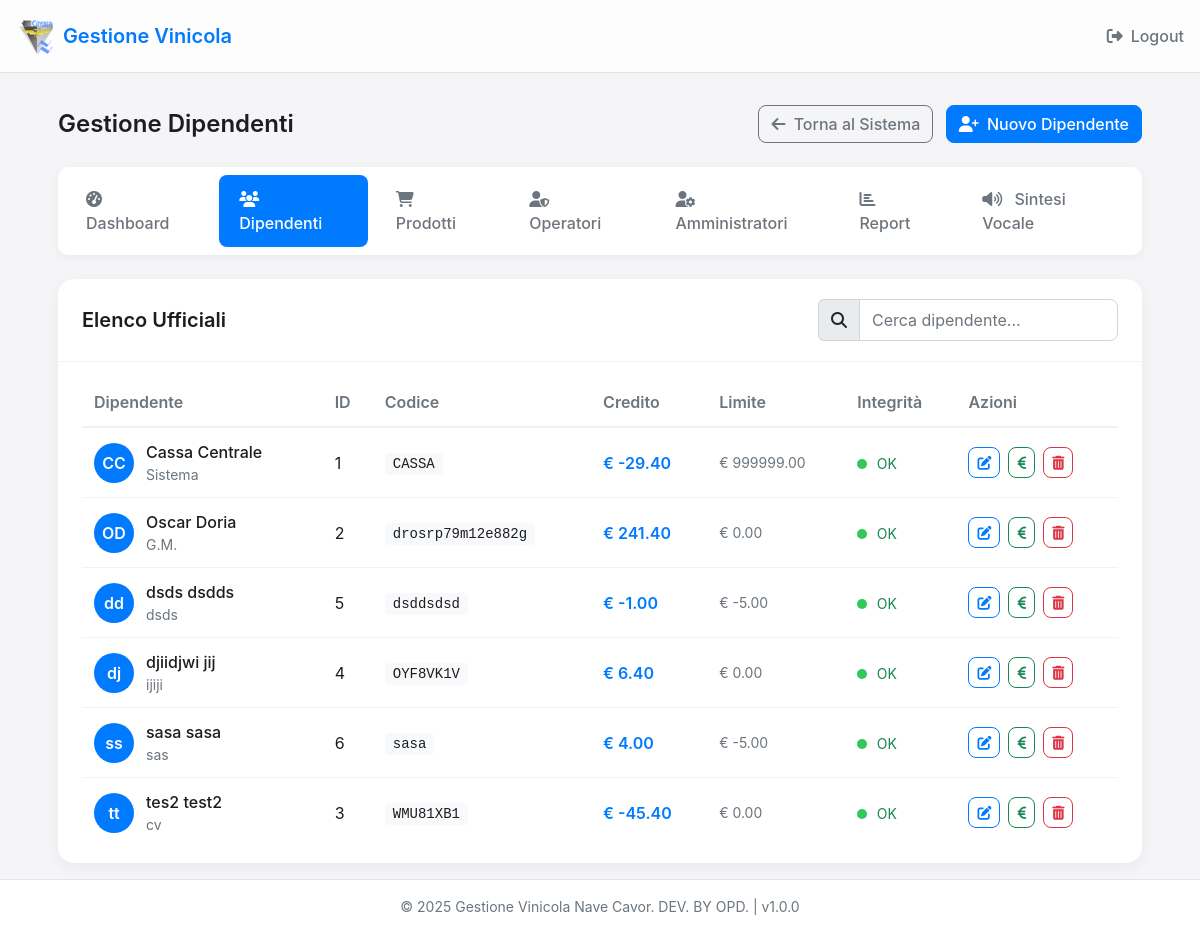
/admin/employees (signed in), run on an earlier commit of the app's database.
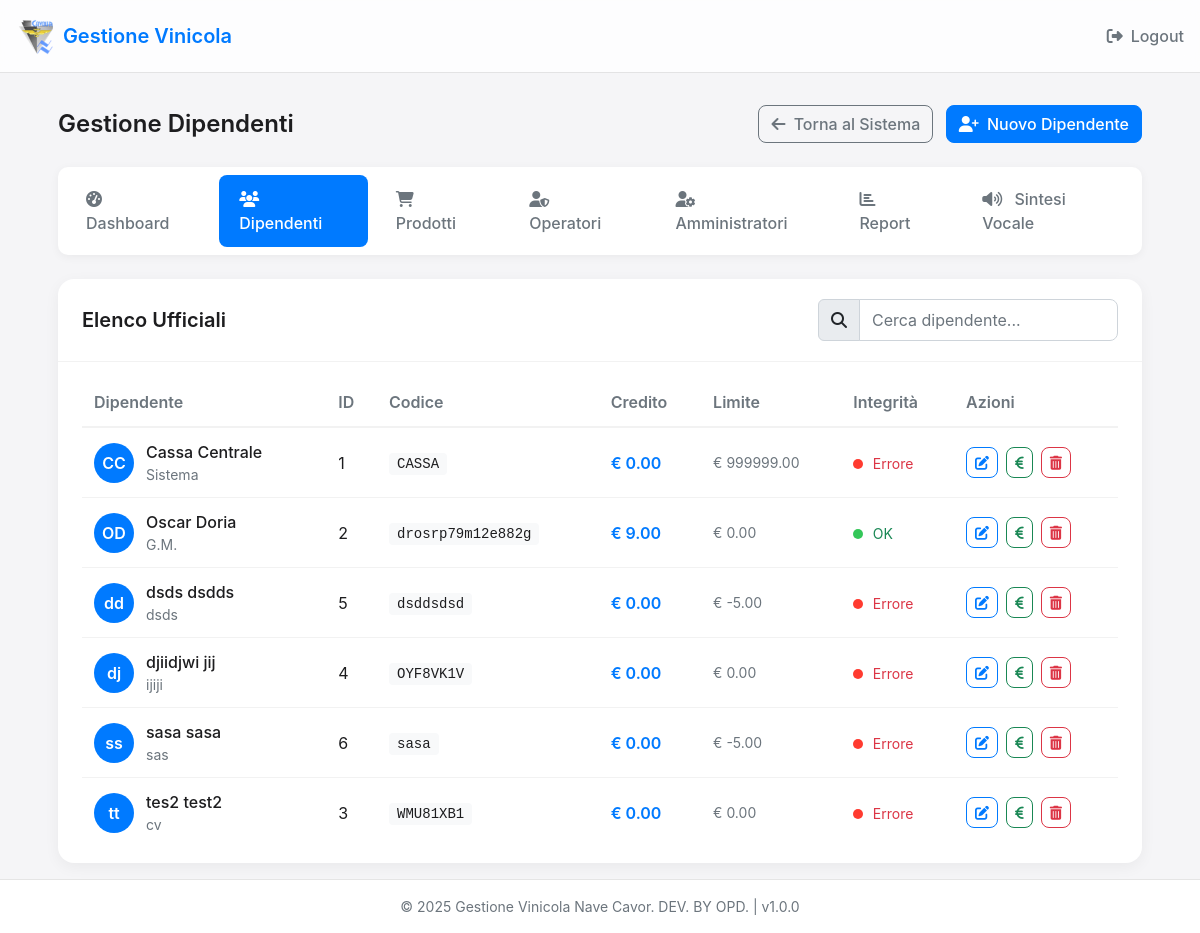
And on a later commit of the database.
### app.py (models this page shows, shortened)
class Employee(db.Model):
    id = db.Column(db.Integer, primary_key=True)
    code = db.Column(db.String(50), unique=True)  # Codice a barre della card
    first_name = db.Column(db.String(100))
    last_name = db.Column(db.String(100))
    rank = db.Column(db.String(100))
    credit = db.Column(db.Numeric(10, 2), default=0)
    credit_hash = db.Column(db.String(64))  # Hash per verificare l'integrità del credito
    credit_limit = db.Column(db.Numeric(10, 2), default=0)  # Limite di credito negativo consentito
    def verify_credit_integrity(self):
        if not self.credit_hash:  # Se non c'è hash, crealo
            self.update_credit_hash()
            db.session.commit()
            return True
        secret = app.config['SECRET_KEY']
        data = f"{self.id}:{self.credit}:{self.credit_limit}:{secret}"
        computed_hash = hashlib.sha256(data.encode()).hexdigest()
        return computed_hash == self.credit_hash

### app.py (the view)
@app.route('/admin/employees')
def admin_employees():
    if session.get('admin_logged_in') != True:
        return redirect(url_for('admin_login'))
    employees = Employee.query.order_by(Employee.last_name).all()
    return render_template('admin_employees.html', employees=employees)

### app.py (called while the page is built)
@app.context_processor
def inject_app_info():
    now = datetime.now()
    return {
        'app_name': app.config['APP_NAME'],
        'app_version': app.config['APP_VERSION'],
        'now': now
    }

### templates/admin_employees.html (shortened to what the changed rows need)
{% extends "base.html" %}
{% block content %}
<div class="admin-container">
    <div class="admin-header">
        <h1 class="admin-title">Gestione Dipendenti</h1>
    </div>
    <div class="employees-table-container">
        <div class="table-wrapper">
            <table class="employees-table">
                <thead>
                    <tr>
                        <th>Dipendente</th>
                        <th>ID</th>
                        <th>Codice</th>
                        <th>Credito</th>
                        <th>Limite</th>
                        <th>Integrità</th>
                        <th>Azioni</th>
                    </tr>
                </thead>
                <tbody>
                    {% for employee in employees %}
                    <tr>
                        <td class="employee-name-cell">
                            <div class="employee-avatar">{{ employee.first_name[0] }}{{ employee.last_name[0] }}</div>
                            <div class="employee-info">
                                <div class="employee-name">{{ employee.first_name }} {{ employee.last_name }}</div>
                                <div class="employee-rank">{{ employee.rank }}</div>
                            </div>
                        </td>
                        <td>
                            <span class="employee-id">{{ employee.id }}</span>
                        </td>
                        <td>
                            <span class="employee-code">{{ employee.code }}</span>
                        </td>
                        <td>
                            <div class="employee-credit">€ {{ "%.2f"|format(employee.credit) }}</div>
                        </td>
                        <td>
                            <div class="employee-limit">€ {{ "%.2f"|format(employee.credit_limit) }}</div>
                        </td>
                        <td>
                            <span class="integrity-indicator {% if employee.verify_credit_integrity() %}integrity-verified{% else %}integrity-failed{% endif %}"></span>
                            {% if employee.verify_credit_integrity() %}
                                <small class="text-success">OK</small>
                            {% else %}
                                <small class="text-danger">Errore</small>
                            {% endif %}
                        </td>
                        <td>
                            <div class="table-actions">
                                <a href="{{ url_for('admin_edit_employee', id=employee.id) }}" class="btn btn-sm btn-outline-primary" title="Modifica">
                                    <i class="fas fa-edit"></i>
                                </a>
                                <button type="button" class="btn btn-sm btn-outline-success" data-bs-toggle="modal" data-bs-target="#creditModal{{ employee.id }}" title="Modifica Credito">
                                    <i class="fas fa-euro-sign"></i>
                                </button>
                                <button type="button" class="btn btn-sm btn-outline-danger" data-bs-toggle="modal" data-bs-target="#deleteModal{{ employee.id }}" title="Elimina">
                                    <i class="fas fa-trash-alt"></i>
                                </button>
                            </div>
                        </td>
                    </tr>
                    {% endfor %}
                </tbody>
            </table>
        </div>
    </div>
</div>
{% endblock %}

What changed in the data, as far as the page shows it:
changed Employee "Cassa": credit "-29.40" → "0.00"; credit_hash "OK" → "Errore"
changed Employee "Oscar": credit "241.40" → "9.00"
changed Employee "dsds": credit "-1.00" → "0.00"; credit_hash "OK" → "Errore"
changed Employee "djiidjwi": credit "6.40" → "0.00"; credit_hash "OK" → "Errore"
changed Employee "sasa": credit "4.00" → "0.00"; credit_hash "OK" → "Errore"
changed Employee "tes2": credit "-45.40" → "0.00"; credit_hash "OK" → "Errore"
